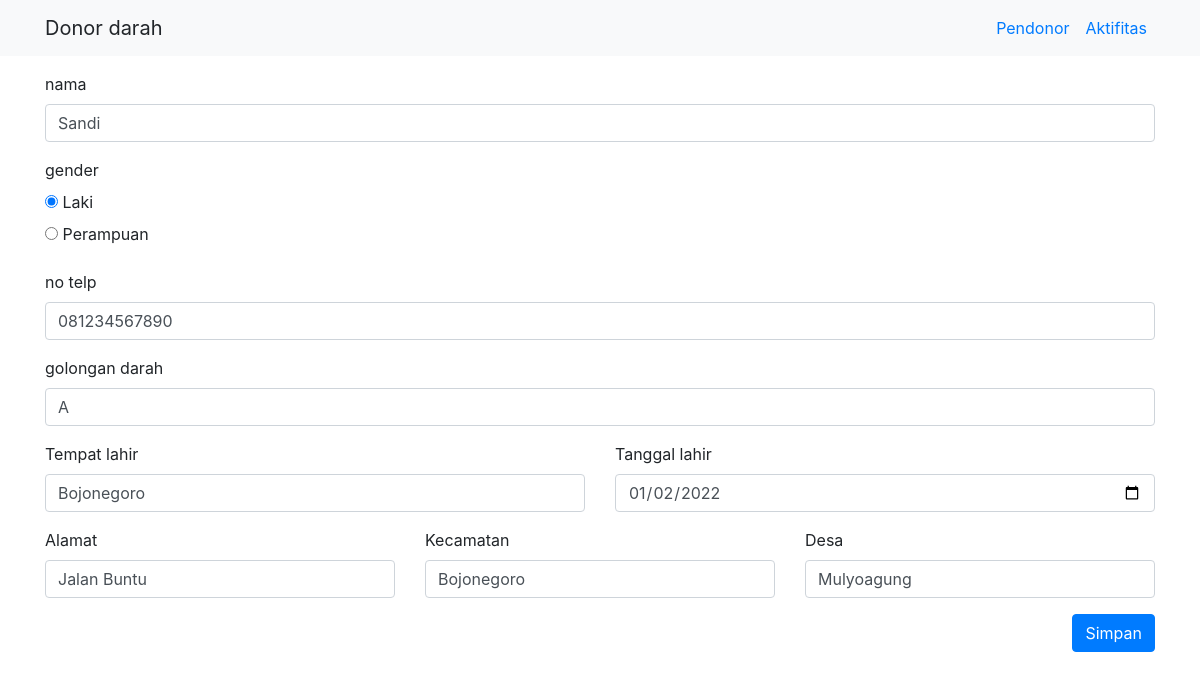
The app's page /index.php?act=pendonor/edit&id=6 with its own data.
### tables this page shows
CREATE TABLE `pendonor` (
  `id` int(11) NOT NULL,
  `nama` varchar(100) NOT NULL,
  `tempat_lahir` varchar(50) NOT NULL,
  `tanggal_lahir` date NOT NULL,
  `jenis_kelamin` int(1) NOT NULL,
  `golongan_darah` char(2) NOT NULL,
  `nomor_hp` char(13) NOT NULL,
  `alamat` text NOT NULL,
  `kecamatan` char(10) NOT NULL,
  `desa` char(16) NOT NULL,
  `status` int(1) NOT NULL
);

### pendonor/edit.php (the view, shortened to what this page needs)
<?php
$row = $con->query("SELECT * FROM pendonor WHERE id='$_GET[id]'")->fetch_object();
?>
<form action="" method="post">
<div class="form-group">
	<label>nama</label>
	<input type="text" class="form-control" name="nama" value="<?= $row->nama ?>" required />
</div>
<div class="form-group">
	<label>gender</label><br>
	<label>
		<input type="radio" name="gender" value="1" <?= $row->jenis_kelamin==1?"checked":"" ?> required > Laki</label><br>
	<label>
		<input type="radio" name="gender" value="0" <?= $row->jenis_kelamin==0?"checked":"" ?> required > Perampuan
	</label>
</div>
<div class="form-group">
	<label>no telp</label>
	<input type="text" class="form-control" name="telp" value="<?= $row->nomor_hp ?>" required  />
</div>
<div class="form-group">
	<label>golongan darah</label>
	<input type="text" class="form-control" name="darah" value="<?= $row->golongan_darah ?>" required  />
</div>
<div class="form-group row">
	<div class="col-sm-6">
		<label>Tempat lahir</label>
		<input type="text" class="form-control" name="tmpt" value="<?= $row->tempat_lahir ?>" required  />
	</div>
	<div class="col-sm-6">
		<label>Tanggal lahir</label>
		<input type="date" class="form-control" name="tgl" value="<?= $row->tanggal_lahir ?>" required  />
	</div>
</div>
<div class="form-group row">
	<div class="col-sm-4">
		<label>Alamat</label>
		<input type="text" class="form-control" name="almt" value="<?= $row->alamat ?>" required  />
	</div>
	<div class="col-sm-4">
		<label>Kecamatan</label>
		<input type="text" class="form-control" name="kec" value="<?= $row->kecamatan ?>" required  />
	</div>
	<div class="col-sm-4">
		<label>Desa</label>
		<input type="text" class="form-control" name="desa" value="<?= $row->desa ?>" required  />
	</div>
</div>
<div class="d-block">
	<button class="btn btn-primary float-right" name="st">Simpan</button>
</div>
</form>

### records on screen
pendonor: nama "Sandi", jenis_kelamin "☑ Laki", jenis_kelamin "☐ Perampuan", telp "081234567890", darah "A", tmpt "Bojonegoro", tgl "01/02/2022", almt "Jalan Buntu", kec "Bojonegoro", desa "Mulyoagung"
